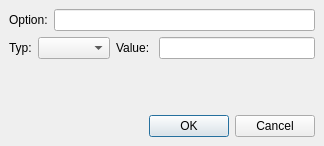
<ui version="4.0" >
 <class>OptionEditor</class>
 <widget class="QDialog" name="OptionEditor" >
  <property name="geometry" >
   <rect>
    <x>0</x>
    <y>0</y>
    <width>324</width>
    <height>146</height>
   </rect>
  </property>
  <layout class="QVBoxLayout" >
   <property name="margin" >
    <number>9</number>
   </property>
   <property name="spacing" >
    <number>6</number>
   </property>
   <item>
    <layout class="QHBoxLayout" >
     <property name="margin" >
      <number>0</number>
     </property>
     <property name="spacing" >
      <number>6</number>
     </property>
     <item>
      <widget class="QLabel" name="label" >
       <property name="text" >
        <string>Option:</string>
       </property>
       <property name="buddy" >
        <cstring>le_option</cstring>
       </property>
      </widget>
     </item>
     <item>
      <widget class="QLineEdit" name="le_option" />
     </item>
    </layout>
   </item>
   <item>
    <layout class="QHBoxLayout" >
     <property name="margin" >
      <number>0</number>
     </property>
     <property name="spacing" >
      <number>6</number>
     </property>
     <item>
      <widget class="QLabel" name="label_2" >
       <property name="text" >
        <string>Typ:</string>
       </property>
       <property name="buddy" >
        <cstring>le_value</cstring>
       </property>
      </widget>
     </item>
     <item>
      <widget class="QComboBox" name="cb_typ" />
     </item>
     <item>
      <widget class="QLabel" name="label_3" >
       <property name="text" >
        <string>Value: </string>
       </property>
       <property name="buddy" >
        <cstring>le_value</cstring>
       </property>
      </widget>
     </item>
     <item>
      <widget class="QLineEdit" name="le_value" >
       <property name="sizePolicy" >
        <sizepolicy>
         <hsizetype>3</hsizetype>
         <vsizetype>0</vsizetype>
         <horstretch>0</horstretch>
         <verstretch>0</verstretch>
        </sizepolicy>
       </property>
       <property name="minimumSize" >
        <size>
         <width>150</width>
         <height>0</height>
        </size>
       </property>
      </widget>
     </item>
    </layout>
   </item>
   <item>
    <widget class="QLabel" name="lb_comment" >
     <property name="text" >
      <string/>
     </property>
     <property name="textFormat" >
      <enum>Qt::PlainText</enum>
     </property>
     <property name="wordWrap" >
      <bool>true</bool>
     </property>
     <property name="textInteractionFlags" >
      <enum>Qt::TextSelectableByMouse</enum>
     </property>
    </widget>
   </item>
   <item>
    <widget class="QDialogButtonBox" name="buttonBox" >
     <property name="orientation" >
      <enum>Qt::Horizontal</enum>
     </property>
     <property name="standardButtons" >
      <set>QDialogButtonBox::Cancel|QDialogButtonBox::NoButton|QDialogButtonBox::Ok</set>
     </property>
    </widget>
   </item>
  </layout>
 </widget>
 <resources/>
 <connections>
  <connection>
   <sender>buttonBox</sender>
   <signal>rejected()</signal>
   <receiver>OptionEditor</receiver>
   <slot>reject()</slot>
   <hints>
    <hint type="sourcelabel" >
     <x>316</x>
     <y>260</y>
    </hint>
    <hint type="destinationlabel" >
     <x>286</x>
     <y>274</y>
    </hint>
   </hints>
  </connection>
 </connections>
</ui>
